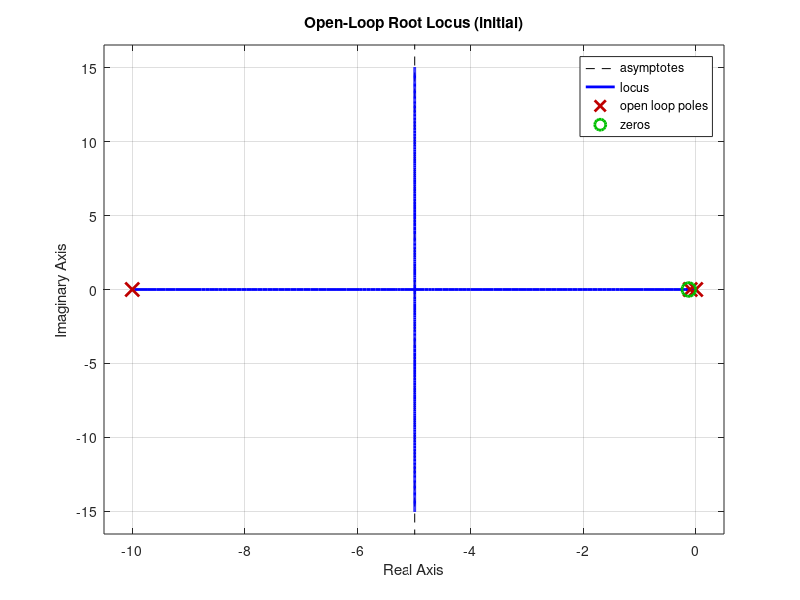
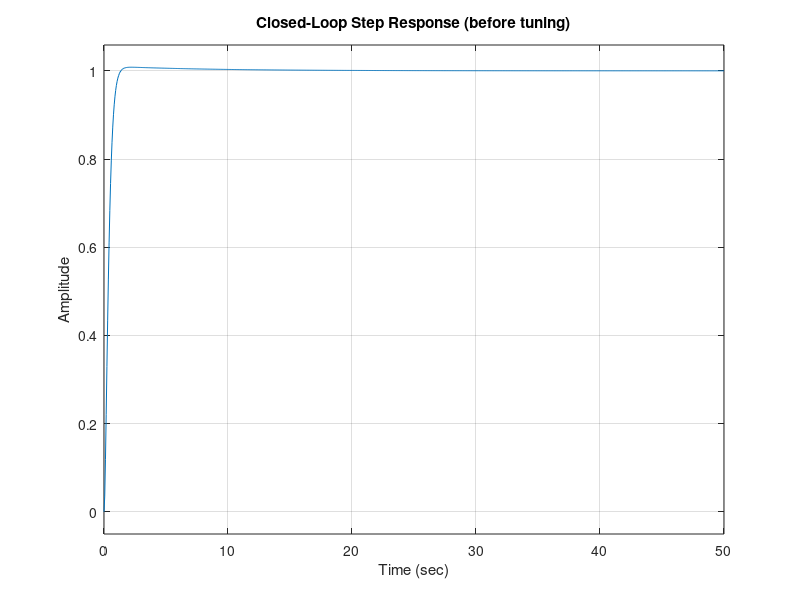

These figures' MATLAB source, in order: (Note: this script raises an error after producing the figures.)
%% Aristotle University of Thessaloniki (AUTh) ECE
%% Danai Zacharioudaki AEM: 9418 Email: zachardd@ece.auth.gr


% Create folder for saving figures if it does not exist
figDir = fullfile(pwd,'figures');
if ~exist(figDir, 'dir')
    mkdir(figDir);
end


% Open Loop transfer function for the system
s = tf('s');
Ka = 1; 
c = 0.125;
openLoopSystem = 25*(s+c)/(s*(s+0.1)*(s+10));


% Root Locus (initial)
figure;
rlocus(openLoopSystem);
title('Open-Loop Root Locus (initial)');
xlabel('Real Axis'); ylabel('Imaginary Axis'); grid on;
saveas(gcf, fullfile('figures','rootlocus_initial.png'));

% Closed Loop Transfer Function (feedback = -1)
closedLoopSystem = feedback(openLoopSystem, 1, -1);
beforeSystem = closedLoopSystem;
figure;
step(closedLoopSystem);
title('Closed-Loop Step Response (before tuning)');
xlabel('Time (sec)'); ylabel('Amplitude'); grid on;
saveas(gcf, fullfile('figures','step_before_tuning.png'));

% Transfer Functions for System and Controller
Gp = 25/((s+0.1)*(s+10));
Gc = Ka*(s+c)/s;

%% Tune the system (only once, then comment out)
%controlSystemDesigner(Gp,Gc) ;

%% Load the controller model after tuning
LinearPI = load('ControlSystemDesignerSession.mat') ; 

% Extract the tuned value of proportional gain Kp and zero c from the session data
Kp = LinearPI.ControlSystemDesignerSession.DesignerData.Architecture.TunedBlocks(2).ZPKGain ; 
c = LinearPI.ControlSystemDesignerSession.DesignerData.Architecture.TunedBlocks(2).PZGroup(1).Zero;

% Update the Controller transfer function based on tuned values
Gc = Kp*(s-c)/s;

openLoopSystem = Gp*Gc;
closedLoopSystem = feedback(openLoopSystem,1,-1);
afterSystem = closedLoopSystem;


% Step response metrics
S = stepinfo(closedLoopSystem);
fprintf('Step Response Results\n');
fprintf('Rise time (sec): %f\n', S.RiseTime);
fprintf('Overshoot (%%): %f\n', S.Overshoot);

if S.Overshoot < 8 && S.RiseTime < 0.6
    disp("Requirements are met.");
else
    disp("Requirements are not met");
end


% Ki and Kp calculation
Ki = (-c)*Kp ; 
fprintf("\nKp = %g \t Ki = %g\n", Kp, Ki);

%% Root locus plot after tuning
figure;
rlocus(openLoopSystem);
title('Open-Loop Root Locus (after tuning)');
xlabel('Real Axis'); ylabel('Imaginary Axis'); grid on;
saveas(gcf, fullfile('figures','rootlocus_after_tuning.png'));

% Step response after tuning
figure;
stepplot(closedLoopSystem);
grid on;
title('Closed-Loop Step Response (after tuning)');
xlabel('Time (sec)'); ylabel('Amplitude'); grid on;
saveas(gcf, fullfile('figures','step_after_tuning.png'));

% Suppose you have beforeSystem and afterSystem already defined
% (closed-loop transfer functions before and after tuning)

figure;
hold on;

% Plot both step responses
[y1,t1] = step(beforeSystem, 2);   % simulate up to 2 sec
[y2,t2] = step(afterSystem, 2);

plot(t1, y1, 'b', 'LineWidth', 1.5);
plot(t2, y2, 'r--', 'LineWidth', 1.5);

grid on;
legend('Before tuning','After tuning','Location','Southeast');
title('Closed-Loop Step Response: Before vs After Tuning');
xlabel('Time (sec)');
ylabel('Amplitude');

% Same axes for both
xlim([0 2]);
ylim([0 1.2]);

% Get step info
info_before = stepinfo(beforeSystem);
info_after  = stepinfo(afterSystem);

% Annotate rise time and overshoot
text(1.2,0.3, sprintf('Before: Rise=%.2fs, OS=%.2f%%', ...
    info_before.RiseTime, info_before.Overshoot), 'Color','b');

text(1.2,0.2, sprintf('After:  Rise=%.2fs, OS=%.2f%%', ...
    info_after.RiseTime, info_after.Overshoot), 'Color','r');


feedback(openLoopSystem, 1, -1)
